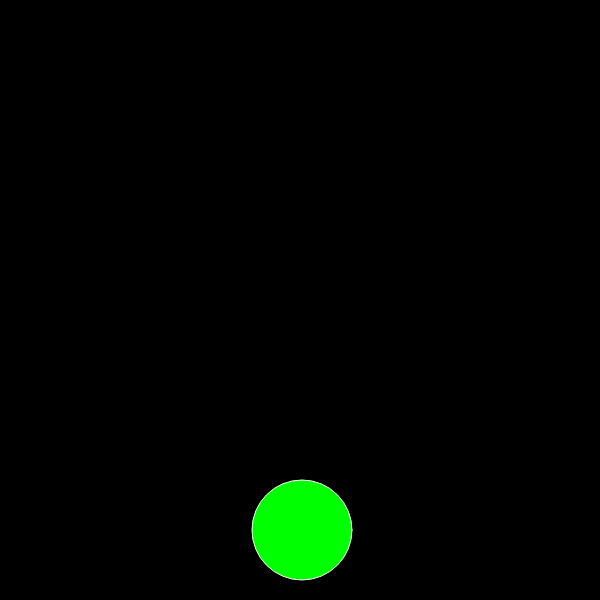
Frame 1 (no input)
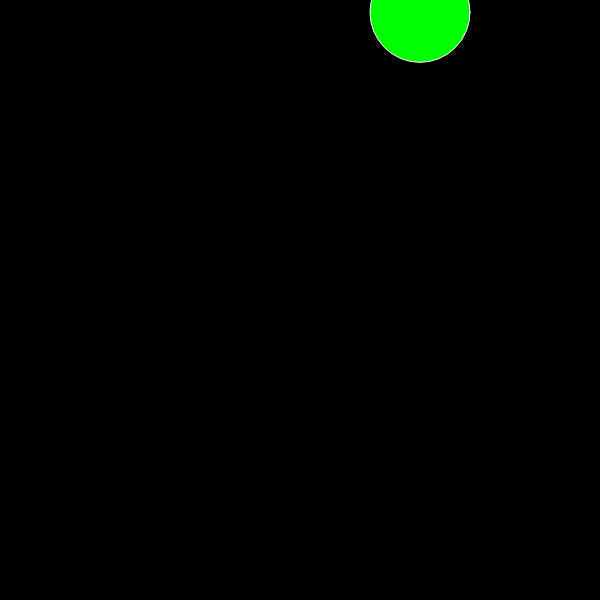
Frame 60 (no input)
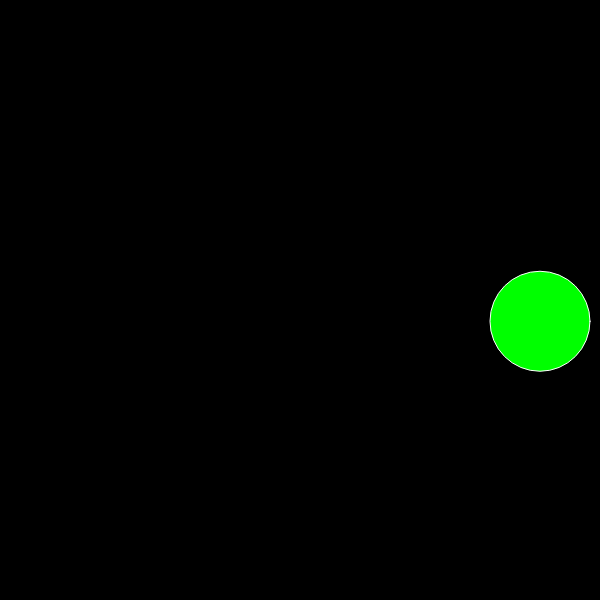
Frame 120 (the mouse pressed at the canvas centre since frame 60)

The p5.js sketch that drew these frames (run headless with seeded random() and noise() and a simulated clock; from frame 60 on, the mouse is pressed at the canvas centre):

// p5.js sketch
// ── sketch.js
var ball = {
    x: 300,
    y: 550,
    r: 50,
    xSpeed: 2,
    ySpeed: -20,
    gravity: 0.37
};

function setup() {
    createCanvas(600, 600);
}

function draw() {
    background(0);

    // Move & Apply gravity
    ball.x += ball.xSpeed;
    ball.y += ball.ySpeed;
    ball.ySpeed += ball.gravity;

    // Bounce Vertically
    if (ball.y + ball.r > height) {
        ball.ySpeed = -20;
    }

    // Block when ball reach the top
    if (ball.y < 0) {
        ball.ySpeed *= -1;
        ball.y += 2;
    }

    // Bounce Horizontally
    if (ball.x - ball.r < 0 || ball.x + ball.r > width) {
        ball.xSpeed *= -1;
    }

    // Draw
    fill(0, 255, 0);
    stroke(255);
    ellipse(ball.x, ball.y, 2 * ball.r);

}
